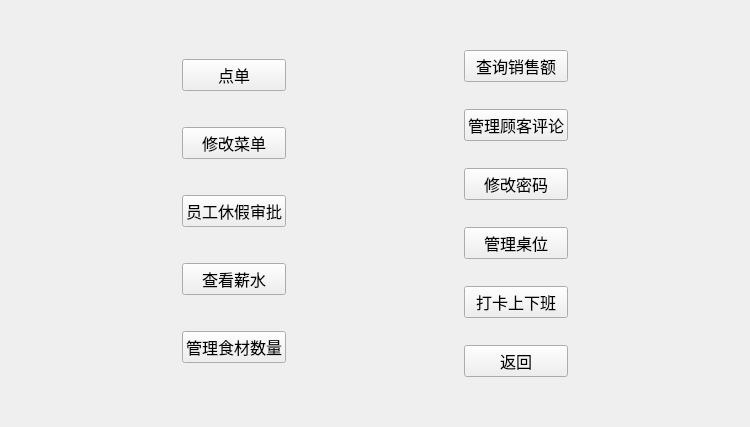
<?xml version="1.0" encoding="UTF-8"?>
<ui version="4.0">
 <class>administratorHomePage</class>
 <widget class="QWidget" name="administratorHomePage">
  <property name="geometry">
   <rect>
    <x>0</x>
    <y>0</y>
    <width>750</width>
    <height>427</height>
   </rect>
  </property>
  <property name="windowTitle">
   <string>Form</string>
  </property>
  <layout class="QHBoxLayout" name="horizontalLayout_2">
   <item>
    <widget class="QWidget" name="widget_3" native="true">
     <layout class="QHBoxLayout" name="horizontalLayout">
      <item>
       <spacer name="horizontalSpacer_2">
        <property name="orientation">
         <enum>Qt::Horizontal</enum>
        </property>
        <property name="sizeHint" stdset="0">
         <size>
          <width>40</width>
          <height>20</height>
         </size>
        </property>
       </spacer>
      </item>
      <item>
       <widget class="QWidget" name="widget" native="true">
        <layout class="QVBoxLayout" name="verticalLayout">
         <item>
          <widget class="QPushButton" name="pushButton">
           <property name="font">
            <font>
             <family>微软雅黑 Light</family>
             <pointsize>12</pointsize>
            </font>
           </property>
           <property name="text">
            <string>点单</string>
           </property>
          </widget>
         </item>
         <item>
          <widget class="QPushButton" name="pushButton_2">
           <property name="font">
            <font>
             <family>微软雅黑 Light</family>
             <pointsize>12</pointsize>
            </font>
           </property>
           <property name="text">
            <string>修改菜单</string>
           </property>
          </widget>
         </item>
         <item>
          <widget class="QPushButton" name="pushButton_4">
           <property name="font">
            <font>
             <family>微软雅黑 Light</family>
             <pointsize>12</pointsize>
            </font>
           </property>
           <property name="text">
            <string>员工休假审批</string>
           </property>
          </widget>
         </item>
         <item>
          <widget class="QPushButton" name="pushButton_3">
           <property name="font">
            <font>
             <family>微软雅黑 Light</family>
             <pointsize>12</pointsize>
            </font>
           </property>
           <property name="text">
            <string>查看薪水</string>
           </property>
          </widget>
         </item>
         <item>
          <widget class="QPushButton" name="pushButton_11">
           <property name="font">
            <font>
             <family>微软雅黑 Light</family>
             <pointsize>12</pointsize>
            </font>
           </property>
           <property name="text">
            <string>管理食材数量</string>
           </property>
          </widget>
         </item>
        </layout>
       </widget>
      </item>
      <item>
       <spacer name="horizontalSpacer">
        <property name="orientation">
         <enum>Qt::Horizontal</enum>
        </property>
        <property name="sizeHint" stdset="0">
         <size>
          <width>40</width>
          <height>20</height>
         </size>
        </property>
       </spacer>
      </item>
      <item>
       <widget class="QWidget" name="widget_2" native="true">
        <layout class="QVBoxLayout" name="verticalLayout_2">
         <item>
          <widget class="QPushButton" name="pushButton_5">
           <property name="font">
            <font>
             <family>微软雅黑 Light</family>
             <pointsize>12</pointsize>
            </font>
           </property>
           <property name="text">
            <string>查询销售额</string>
           </property>
          </widget>
         </item>
         <item>
          <widget class="QPushButton" name="pushButton_8">
           <property name="font">
            <font>
             <family>微软雅黑 Light</family>
             <pointsize>12</pointsize>
            </font>
           </property>
           <property name="text">
            <string>管理顾客评论</string>
           </property>
          </widget>
         </item>
         <item>
          <widget class="QPushButton" name="pushButton_6">
           <property name="font">
            <font>
             <family>微软雅黑 Light</family>
             <pointsize>12</pointsize>
            </font>
           </property>
           <property name="text">
            <string>修改密码</string>
           </property>
          </widget>
         </item>
         <item>
          <widget class="QPushButton" name="pushButton_10">
           <property name="font">
            <font>
             <family>微软雅黑 Light</family>
             <pointsize>12</pointsize>
            </font>
           </property>
           <property name="text">
            <string>管理桌位</string>
           </property>
          </widget>
         </item>
         <item>
          <widget class="QPushButton" name="pushButton_9">
           <property name="font">
            <font>
             <family>微软雅黑 Light</family>
             <pointsize>12</pointsize>
            </font>
           </property>
           <property name="text">
            <string>打卡上下班</string>
           </property>
          </widget>
         </item>
         <item>
          <widget class="QPushButton" name="pushButton_7">
           <property name="font">
            <font>
             <family>微软雅黑 Light</family>
             <pointsize>12</pointsize>
            </font>
           </property>
           <property name="text">
            <string>返回</string>
           </property>
          </widget>
         </item>
        </layout>
       </widget>
      </item>
      <item>
       <spacer name="horizontalSpacer_3">
        <property name="orientation">
         <enum>Qt::Horizontal</enum>
        </property>
        <property name="sizeHint" stdset="0">
         <size>
          <width>40</width>
          <height>20</height>
         </size>
        </property>
       </spacer>
      </item>
     </layout>
    </widget>
   </item>
  </layout>
 </widget>
 <resources/>
 <connections/>
</ui>
